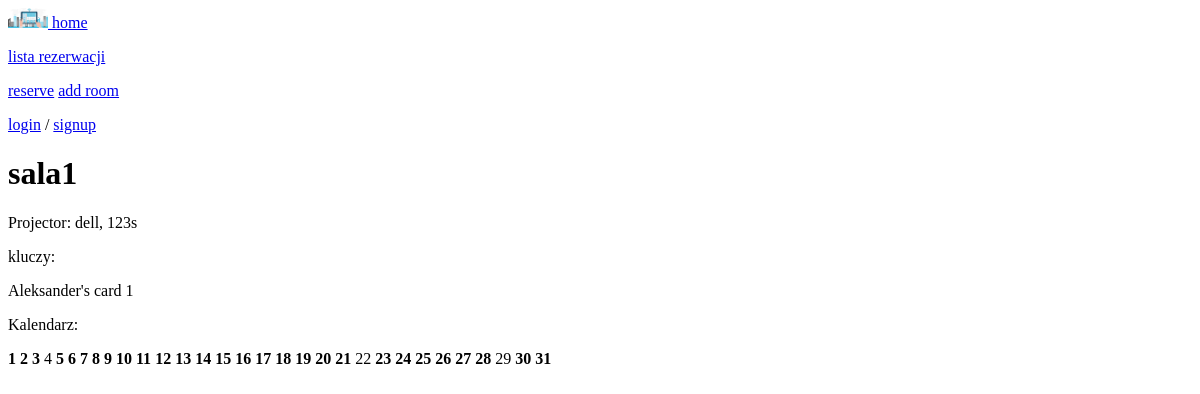
/roomview/1, run on an earlier commit of the app's database.
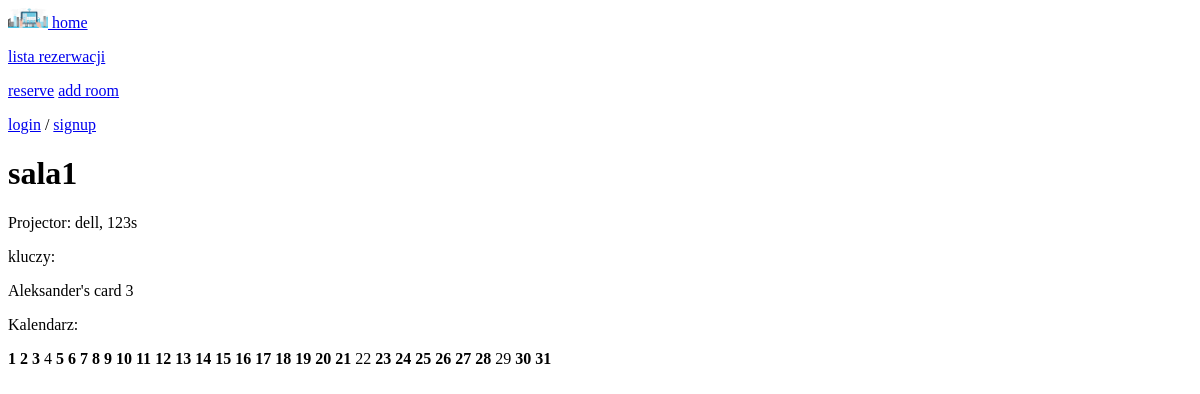
And on a later commit of the database.
### buildingmanagement/models.py (models this page shows)
class Accesscard(models.Model):
    owner = models.ForeignKey(
        settings.AUTH_USER_MODEL,
        on_delete=models.CASCADE
    )
    room = models.ManyToManyField(Room, related_name="accesscards")
    def __str__(self):
        return f"{self.owner}'s card {self.id}"

### buildingmanagement/views.py (the view)
# urls.py: path('roomview/<int:room_id>',views.roomview,name="roomview"),
def roomview(request, room_id):
    room=get_object_or_404(Room, id=room_id)
    reserved_days=room.get_reserved_days(month=5)
    accesscards=room.get_accesscards()
    return render(request, "buildingmanagement/roomview.html",
                    {
                       "room": room,
                       'reserved_days':reserved_days,
                       'days_in_month': range(1, 32),
                        'accesscards':accesscards
                    }
                  )

### buildingmanagement/models.py (called while the page is built)
    def get_accesscards(self):
        return Accesscard.objects.filter(room=self)

    def get_reserved_days(self,month):
        return Reservation.objects.filter(room=self).\
            filter(date__month=month).values_list('date__day', flat=True)

    def __str__(self):
        return f"{self.producer}, {self.serial_number}"

### buildingmanagement/templates/buildingmanagement/roomview.html (shortened to what this page needs)
{% extends "buildingmanagement/base.html" %}
{% block content %}
 <body>
 <h1> {{room.name}} </h1>
<a>Projector:</a>
 {{room.projector}}
 <p>
  <a> kluczy:</a>
 </p>
 {% if accesscards %}
 {% for i in accesscards %}
 <l1> {{i}} </l1>
 {% endfor%}
 {% endif%}
<p>
 <a>Kalendarz:</a>
 <p>
    {% for day in days_in_month %}
        {% if day not in reserved_days %}
            <b>{{ day }}</b>
        {% else %}
            {{ day }}
        {% endif %}
    {% endfor %}
</p>
 </body>
{% endblock %}

What changed in the data, as far as the page shows it:
no longer on this page (row unchanged): Accesscard: owner+id "Aleksander's card 1"
added Accesscard: owner+id "Aleksander's card 3"
